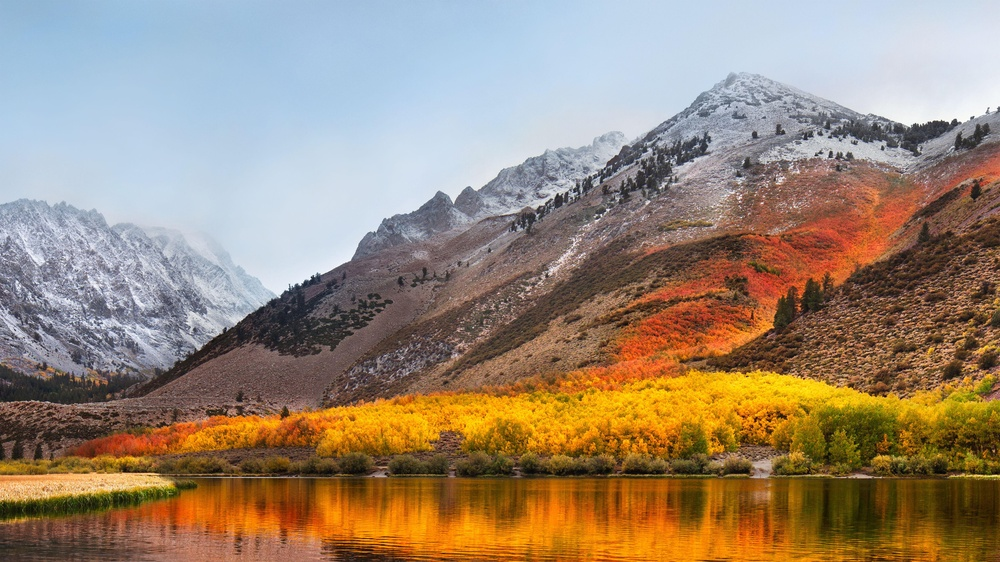
#> input picture image.jpg, 1000 x 562 px, shrunk from 5120 x 2880 before the run
$ jupyter execute Exp2_b.ipynb
#> lines starting #> are read from the running program, lines starting #| are printed output that depends on the picture
Write a program to perform image enhancement using morphological operations, open and close.

[cell 1]
import cv2
import numpy as np
import matplotlib.pyplot as plt

[cell 2]
img = cv2.imread("image.jpg")
#> img is the input picture: shape (562, 1000, 3); mean B, G, R 116.4, 135.9, 155.1
img_rgb = cv2.cvtColor(img, cv2.COLOR_BGR2RGB)
gray_img = cv2.cvtColor(img, cv2.COLOR_BGR2GRAY)
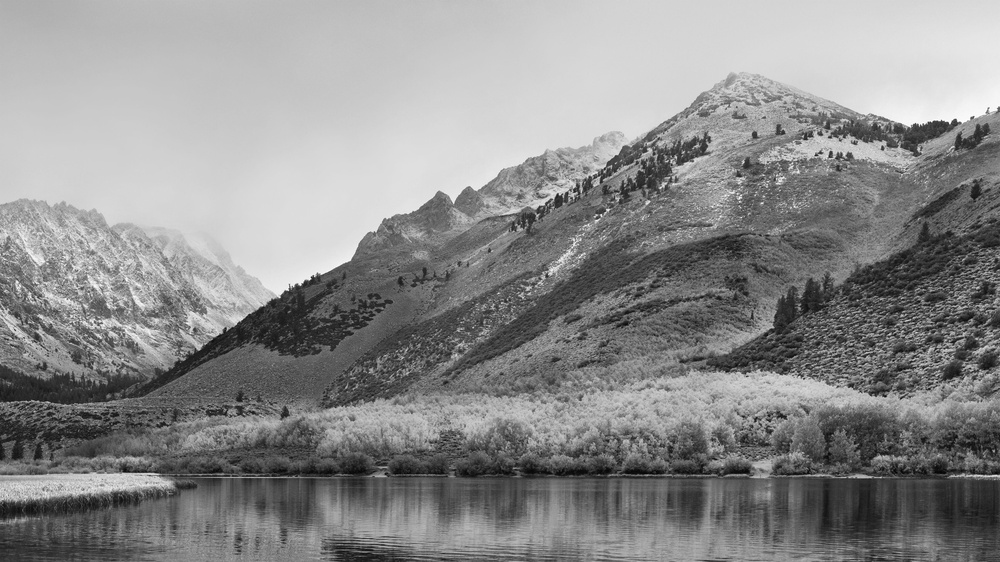
#> gray_img: shape (562, 1000); min 2, max 255, mean 139.4

kernel = np.ones((5, 5), np.uint8)

opening = cv2.morphologyEx(gray_img,cv2.MORPH_OPEN,kernel)
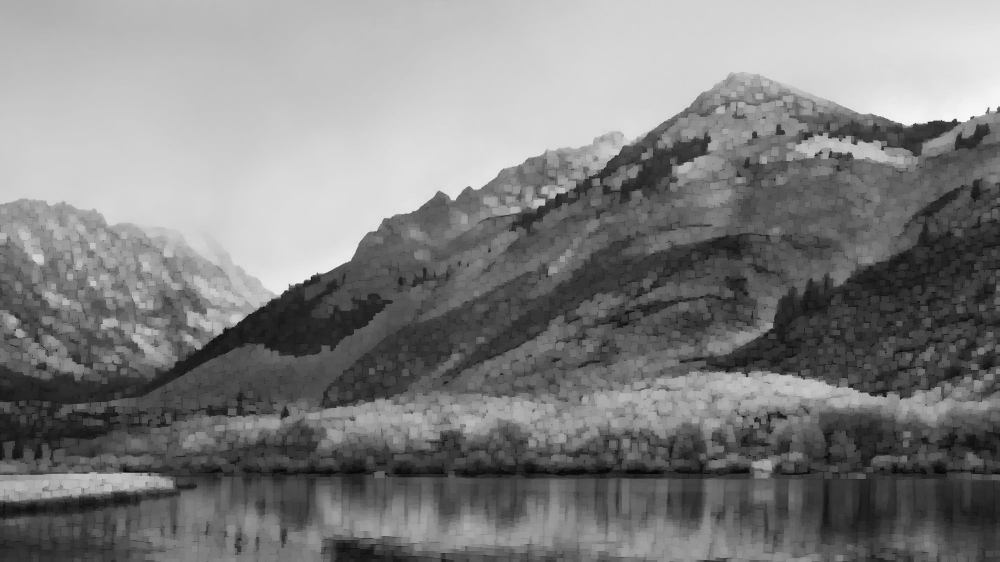
#> opening: shape (562, 1000); min 2, max 246, mean 127.4
closing = cv2.morphologyEx(gray_img,cv2.MORPH_CLOSE,kernel)
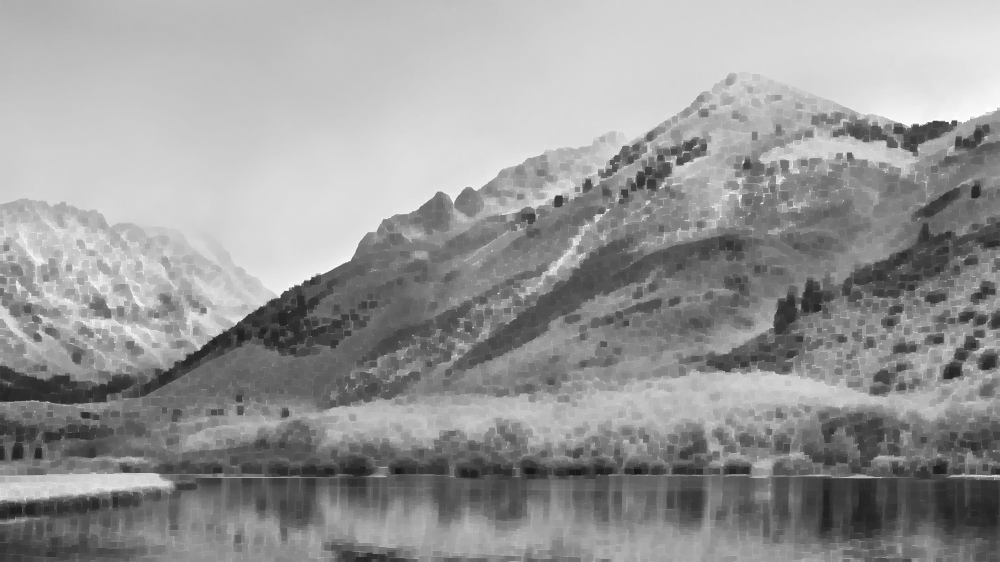
#> closing: shape (562, 1000); min 23, max 255, mean 151.4

[cell 3]
plt.subplot(2, 2, 1)
plt.imshow(img_rgb)
plt.title("Original Color Image")
plt.axis("off")

plt.subplot(2, 2, 2)
plt.imshow(gray_img, cmap="gray")
plt.title("Original Grayscale Image")
plt.axis("off")

plt.subplot(2, 2, 3)
plt.imshow(opening, cmap="gray")
plt.title("Morphological Opening")
plt.axis("off")

plt.subplot(2, 2, 4)
plt.imshow(closing, cmap="gray")
plt.title("Morphological Closing")
plt.axis("off")

plt.tight_layout()
plt.show()
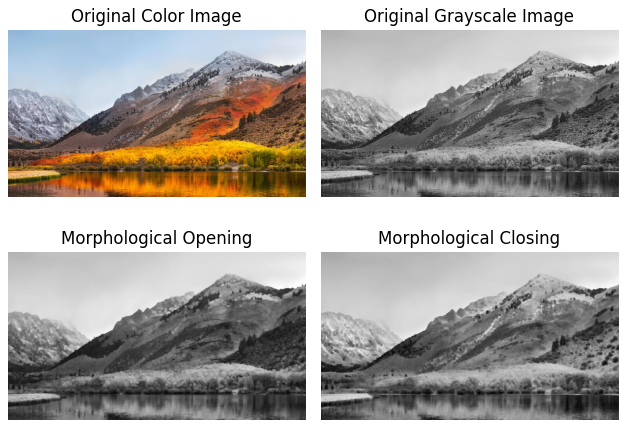
#> figure drawn by matplotlib, 4 panels
